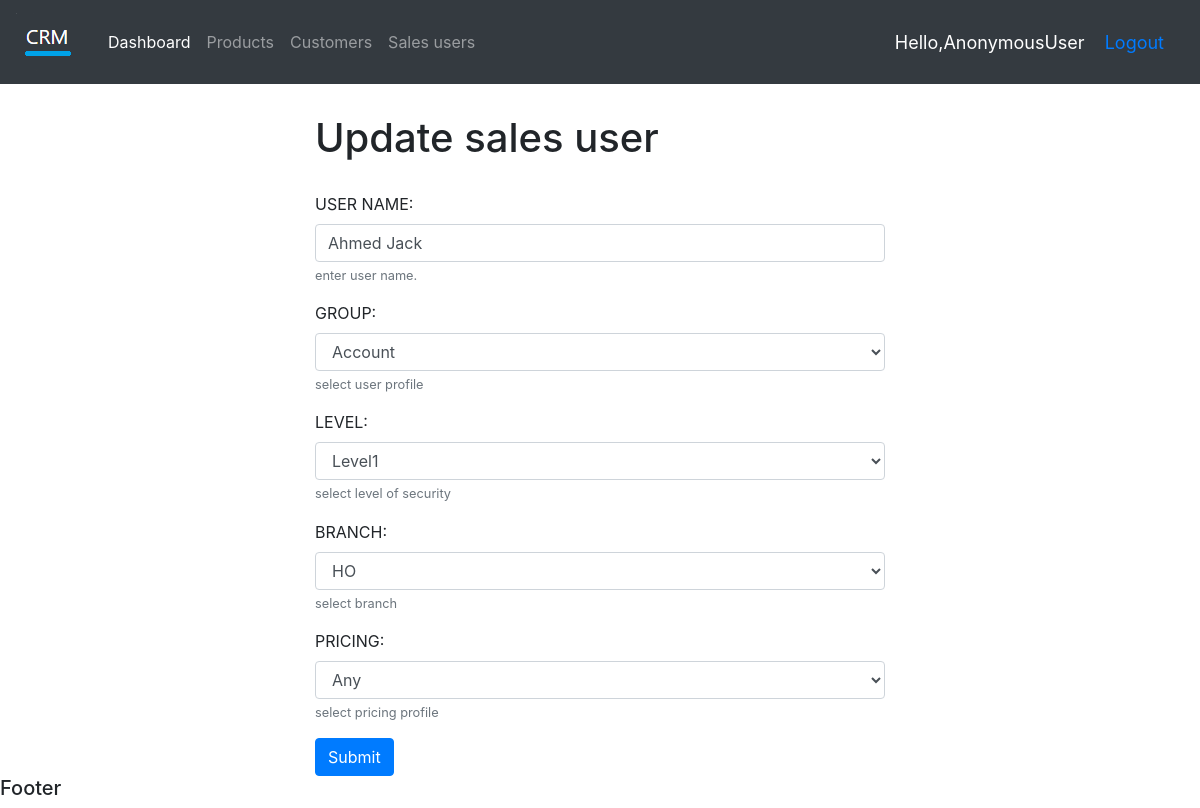
/su_update/4/, run on the app's committed database.
### accounts/models.py (models this page shows, shortened)
class SalesUser(models.Model):
    SALES_GROUP=( ('CA','Cashier'),  ('AC','Account'),  ('WH','Whouse'), ('MA','Manager'), ('SA','Sales'), ('AD','Admin'), ('GU','Guest'), ('CO','Control'),)
    USER_LEVEL=( ('L1','Level1'),  ('L2','Level2'), ('L3','Level3'), )
    USER_BR = ( ('HO','HO'), ('DR','DR'), ('RR','RR'), ('JR','JR'), ('KR','KR'), ('S!','S1'), ('MW','MW'), )
    USER_PRICING=(  ('Any','Any'),  ('Retail','Retail'), ('Dealer','Dealer'),  )
    su_name = models.CharField(max_length=200,null=True)
    su_group = models.CharField(max_length=2,null=True,choices=SALES_GROUP)
    su_level = models.CharField(max_length=2,null=True,choices=USER_LEVEL)
    su_br = models.CharField(max_length=2,null=True,choices=USER_BR)
    su_pricing = models.CharField(max_length=6,null=True,choices=USER_PRICING)
    class Meta:
        unique_together = ["su_name",]

### accounts/views.py (the view)
# urls.py: path('su_update/<str:su_id>/', views.su_update,name="su_update"),
def su_update(request,su_id):
    salesuser=SalesUser.objects.get(id=su_id)
    form=SalesUserForm(instance=salesuser)
    if request.method == "POST":
        form=SalesUserForm(request.POST,instance=salesuser)
        if form.is_valid():
            form.save()
            return redirect('su_list')
    context={'form':form}
    return render(request,'accounts/su_update.html',context)

### accounts/forms.py
class SalesUserForm(ModelForm):
    class Meta:
        model=SalesUser
        fields = ('su_name', 'su_group', 'su_level','su_br','su_pricing')
        labels = {
            'su_name': ('USER NAME:'),
            'su_group': ('GROUP:'),
            'su_level': ('LEVEL:'),
            'su_br': ('BRANCH:'),
            'su_pricing': ('PRICING:'),
            }
        help_texts = {
            'su_name': ('enter user name.'),
            'su_group': ('select user profile'),
            'su_br': ('select branch'),
            'su_pricing': ('select pricing profile'),
            'su_level': ('select level of security'),
        }
        error_messages = {
            'su_name': {
                'max_length': ("This name is too long."),
            },
        }

### accounts/templates/accounts/su_update.html (shortened to what this page needs)
{% extends 'accounts/main.html' %}
{% load static %}
{% block content %}
<div class="container col-md-6" style="margin-top:30px;">
  <h1>Update sales user</h1>
</div>
<div class="container col-md-6" style="margin-top:30px;">
    <form method="post" novalidate>
      {% include 'accounts/bs4_form.html' with form=form %}
      <button type="submit" class="btn btn-primary">Submit</button>
    </form>
</div>
{% endblock %}

### accounts/templates/accounts/bs4_form.html (shortened to what this page needs)
{% load widget_tweaks %}
{% for field in form.visible_fields %}
  <div class="form-group">
    {{ field.label_tag }}
    {% if form.is_bound %}
      {% if field.errors %}
        {% render_field field class="form-control is-invalid" %}
        {% for error in field.errors %}
          <div class="invalid-feedback">
            {{ error }}
          </div>
        {% endfor %}
      {% else %}
        {% render_field field class="form-control is-valid" %}
      {% endif %}
    {% else %}
      {% render_field field class="form-control" %}
    {% endif %}
    {% if field.help_text %}
      <small class="form-text text-muted">{{ field.help_text }}</small>
    {% endif %}
  </div>
{% endfor %}

### data on the page
SalesUser: su_name "Ahmed Jack" "Account" "Level1" "HO" "Any"

### other printed values
{{ request.user }} "AnonymousUser"
{{ field.label_tag }} "USER NAME:" "GROUP:" "LEVEL:" "BRANCH:" "PRICING:"
{{ field.help_text }} "enter user name." "select user profile" "select level of security" "select branch" "select pricing profile"
